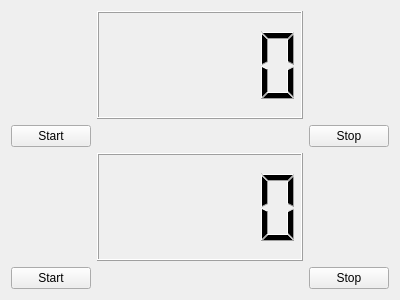
<?xml version="1.0" encoding="UTF-8"?>
<ui version="4.0">
 <class>Widget</class>
 <widget class="QWidget" name="Widget">
  <property name="geometry">
   <rect>
    <x>0</x>
    <y>0</y>
    <width>400</width>
    <height>300</height>
   </rect>
  </property>
  <property name="windowTitle">
   <string>Widget</string>
  </property>
  <layout class="QGridLayout" name="gridLayout">
   <item row="1" column="0">
    <widget class="QPushButton" name="pushButton_Start_1">
     <property name="text">
      <string>Start</string>
     </property>
    </widget>
   </item>
   <item row="1" column="1">
    <spacer name="horizontalSpacer_2">
     <property name="orientation">
      <enum>Qt::Horizontal</enum>
     </property>
     <property name="sizeHint" stdset="0">
      <size>
       <width>217</width>
       <height>20</height>
      </size>
     </property>
    </spacer>
   </item>
   <item row="1" column="2">
    <widget class="QPushButton" name="pushButton_Stop_1">
     <property name="text">
      <string>Stop</string>
     </property>
    </widget>
   </item>
   <item row="2" column="1">
    <widget class="QLCDNumber" name="lcdNumber_2"/>
   </item>
   <item row="3" column="0">
    <widget class="QPushButton" name="pushButton_Start_2">
     <property name="text">
      <string>Start</string>
     </property>
    </widget>
   </item>
   <item row="3" column="1">
    <spacer name="horizontalSpacer">
     <property name="orientation">
      <enum>Qt::Horizontal</enum>
     </property>
     <property name="sizeHint" stdset="0">
      <size>
       <width>217</width>
       <height>20</height>
      </size>
     </property>
    </spacer>
   </item>
   <item row="3" column="2">
    <widget class="QPushButton" name="pushButton_Stop_2">
     <property name="text">
      <string>Stop</string>
     </property>
    </widget>
   </item>
   <item row="0" column="1">
    <widget class="QLCDNumber" name="lcdNumber_1">
     <property name="digitCount">
      <number>5</number>
     </property>
    </widget>
   </item>
  </layout>
 </widget>
 <layoutdefault spacing="6" margin="11"/>
 <resources/>
 <connections/>
</ui>
